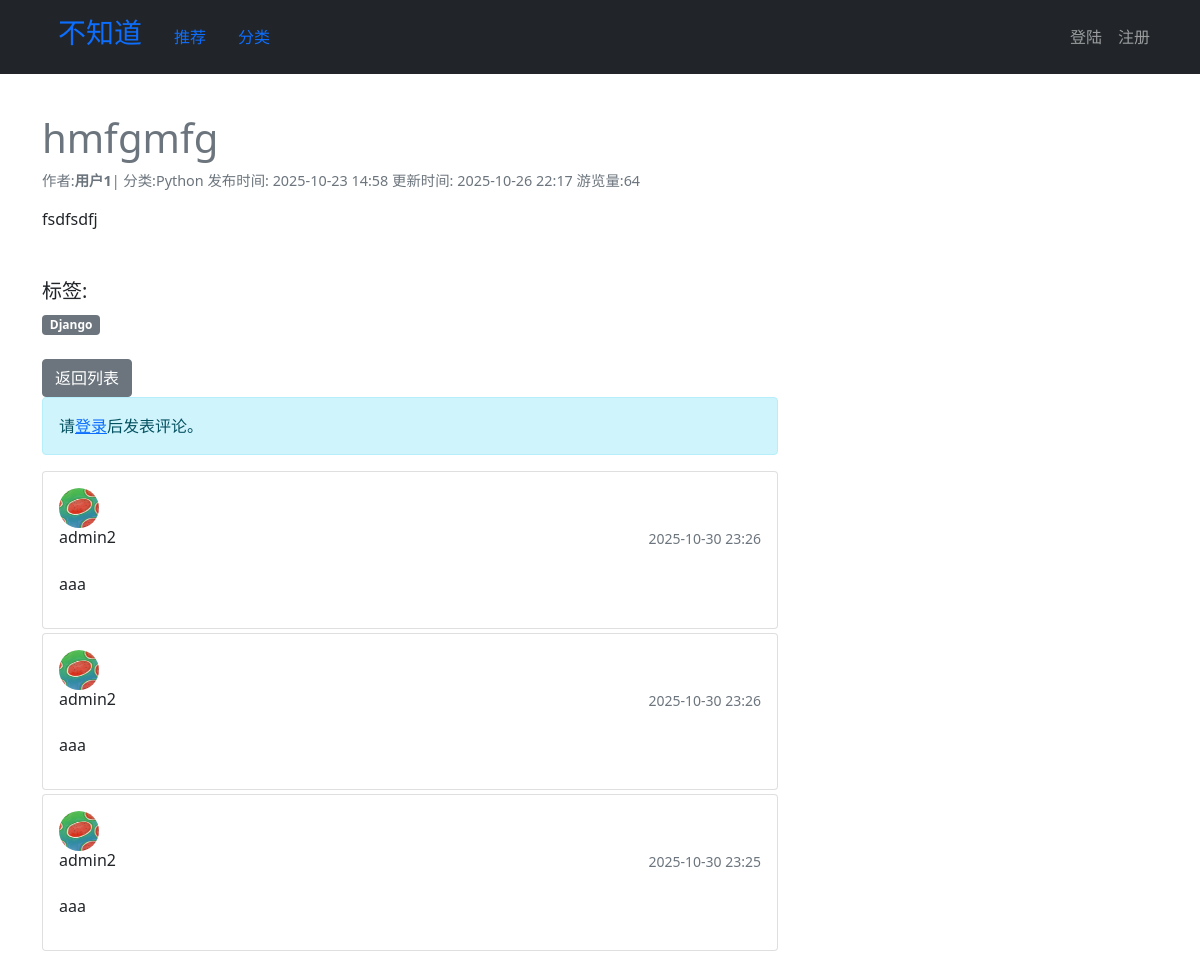
Screenshot of /article/8 with the database file from the repository.
### blog/models.py (models this page shows, shortened)
class Article(models.Model):
    title = models.CharField('标题',max_length=200)
    content = models.TextField('内容')
    excerpt = models.CharField('摘要',max_length=200,blank=True)
    author = models.ForeignKey(User,
                               on_delete=models.CASCADE,
                               verbose_name='作者'
                               )
    category = models.ForeignKey(Category,on_delete=models.CASCADE,verbose_name='分类')
    tags = models.ManyToManyField(Tag,blank=True,verbose_name='标签')
    created = models.DateTimeField('创建时间',auto_now_add=True)
    updated = models.DateTimeField('更新时间',auto_now=True)
    views = models.PositiveIntegerField('游览量',default=0)
    class Meta:
        verbose_name = '文章'
        verbose_name_plural = verbose_name
        ordering = ['-created']#按照创建时间倒叙排列

class Category(models.Model):
    name = models.CharField('分类',max_length=100,default='category')
    created = models.DateTimeField(auto_now_add=True)
    class Meta:
        verbose_name = '分类'#单数显示
        verbose_name_plural = verbose_name#复数显示

class Tag(models.Model):
    name = models.CharField('标签',max_length=100,default='tag')
    created = models.DateTimeField(auto_now_add=True)
    class Meta:
        verbose_name = '标签'
        verbose_name_plural = verbose_name

class Comment(models.Model):
    article = models.ForeignKey(Article,on_delete=models.CASCADE,verbose_name='文章')
    usr = models.ForeignKey(User,on_delete=models.CASCADE,verbose_name='用户')
    content=models.TextField('评论内容')
    created = models.DateTimeField('创建时间',auto_now_add=True)
    class Meta:
        verbose_name = '评论'
        verbose_name_plural = verbose_name
        ordering = ['-created']

### accounts/models.py (models this page shows, shortened)
class Profile(models.Model):
    user = models.OneToOneField(User,on_delete=models.CASCADE)
    avatar = models.ImageField(
        upload_to='avatars/',
        default='avatars/default.png',
        blank=True
    )
    bio = models.TextField(max_length=500,blank=True)
    updated_at = models.DateTimeField(auto_now=True)

### blog/views.py (the view, shortened to what this page needs)
# urls.py: path('article/<int:article_id>',views.ArticleDetailView,name='article_detail'),
def ArticleDetailView(request,article_id):
    article = Article.objects.get(id=article_id)
    views = Article.objects.filter(pk=article_id).update(views=F('views')+1)
    comment_form = CommentForm()
    context = {'article':article,'views':views,"comment_form":comment_form}
    return render(request,'blog/article_detail.html',context)

### blog/templates/blog/article_detail.html (shortened to what this page needs)
<!DOCTYPE html>
{% extends 'blog/base.html' %}
{% block content %}
<html>
<head>
    <link href="https://cdn.jsdelivr.net/npm/bootstrap@5.1.3/dist/css/bootstrap.min.css" rel="stylesheet">
</head>
<body>
    <div class="article-meta text-muted mb-3">
        <h1>{{ article.title }}</h1>
        <span>作者:<strong>{{article.author.username}}</strong></span>|
        <span>分类:{{article.category.name}}</span>
        <span>发布时间: {{ article.created | date:"Y-m-d H:i"}}</span>
        <span>更新时间: {{ article.updated | date:"Y-m-d H:i"}}</span>
        <span>游览量:{{article.views}}</span>
    </div>
    <section class="article-content mb-5">
        <div class="content-body">
            {{ article.content|linebreaks }}
        </div>
    </section>
    {% if article.tags.all %}
        <section class="tags mb-4">
            <h5>标签:</h5>
            {% for tag in article.tags.all %}
                <span class="badge bg-secondary">{{ tag.name }}</span>
            {% endfor %}
        </section>
    {% endif %}
    <div class="mt-4">
        <a href="{% url 'blog:article_list' %}" class="btn btn-secondary">返回列表</a>
    </div>
    <section class="comments">
        {% if user.is_authenticated %}
        <div class="comment-form mb-5">
            <form method="post">
                {% csrf_token %}
                {{comment_form.as_div}}
                <button type="submit" name="submit_comment" class="btn btn-primary">提交评论</button>
            </form>
        </div>
        {% else %}
        <div class="alert alert-info">
            请<a href="{% url 'accounts:login' %}">登录</a>后发表评论。
        </div>
        {% endif %}
        <div class="comments-list">
            {% for comment in article.comment_set.all %}
            <div class="card mb-1">
                <div class="card-body">
                    <div class="flex-shrink-0">
                        <img src="{{ comment.usr.profile.avatar.url }}"
                            alt="{{ comment.usr.username }}"
                            class="rounded-circle"
                            width="40"
                            height="40">
                    </div>
                    <div class="d-flex justify-content-between">
                        <h6 class="card-title">{{ comment.usr }}</h6>
                        <small class="text-muted">{{ comment.created|date:"Y-m-d H:i" }}</small>
                    </div>
                    <p class="card-text">{{ comment.content|linebreaks }}</p>
                </div>
            </div>
            {% empty %}
            <div class="alert alert-secondary">暂无评论，快来抢沙发吧！</div>
            {% endfor %}
        </div>
    </section>
</body>
</html>
{% endblock %}

### blog/templates/blog/base.html (style rules this page uses)
.article-meta { color: #6c757d; font-size: 0.9rem; }

### rows the page displays
Article: title "hmfgmfg", author.username "用户1", category.name "Python", created "2025-10-23 14:58", updated "2025-10-26 22:17", views "64", content "fsdfsdfj"
Tag: name "Django"
Comment: usr.profile.avatar (placeholder picture), usr "admin2", created "2025-10-30 23:26", content "aaa"
Comment: usr.profile.avatar (placeholder picture), usr "admin2", created "2025-10-30 23:26", content "aaa"
Comment: usr.profile.avatar (placeholder picture), usr "admin2", created "2025-10-30 23:25", content "aaa"
